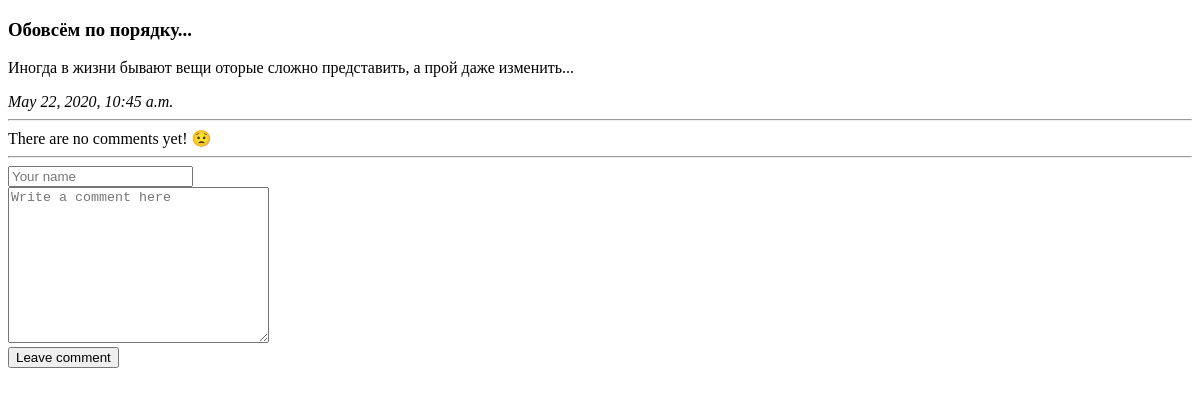
Page /posts/1/ on the earlier database version.
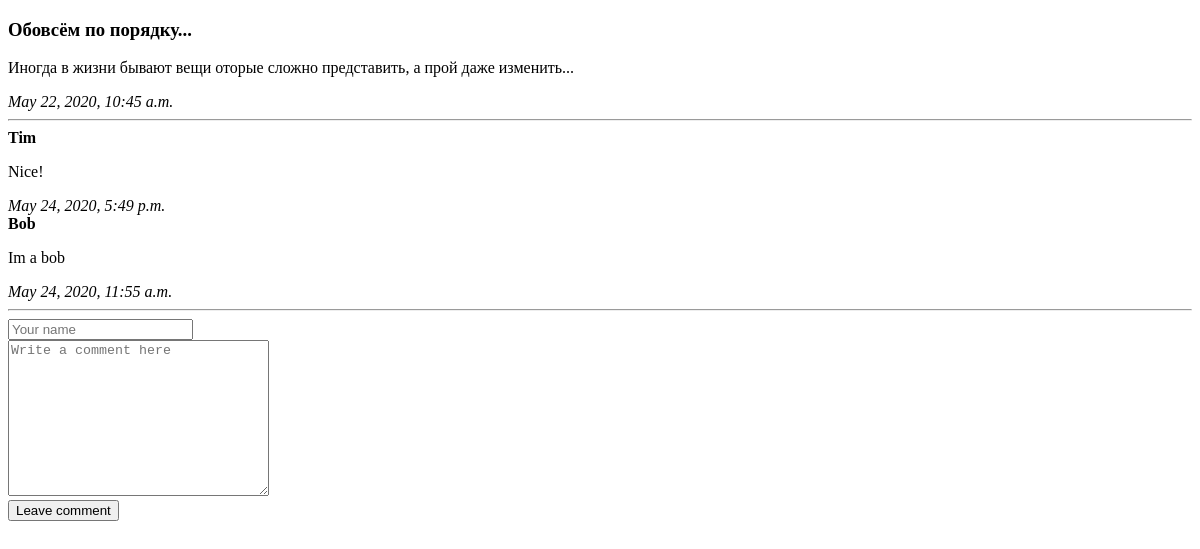
Same page on the later database version.
### postsfeed/apps/posts/models.py (models this page shows, shortened)
class Post(models.Model):
    title = models.CharField('title', max_length = 50)
    content = models.TextField('content')
    post_publication_date = models.DateTimeField('post_publication_date')
    class Meta:
        verbose_name = 'Post'
        verbose_name_plural = 'Posts'

class Comment(models.Model):
    post = models.ForeignKey(Post, on_delete = models.CASCADE)
    author_name = models.CharField('author_name', max_length = 50)
    comment_text = models.CharField('comment_text', max_length = 200)
    comment_publication_date = models.DateTimeField('comment_publication_date', auto_now = True)
    class Meta:
        verbose_name = 'Comment'
        verbose_name_plural = 'Comments'

### postsfeed/apps/posts/views.py (the view)
# urls.py: path('<int:postId>/', views.specifiedPost, name = 'specifiedPost'),
def specifiedPost(request, postId):
    try:
        receivedPost = Post.objects.get(id = postId)
    except:
        raise Http404('Post not found!')
    comments = receivedPost.comment_set.order_by('-id')
    return render(request, 'posts/specifiedPost.html', {
        'post': receivedPost,
        'comments': comments
    })

### postsfeed/templates/posts/specifiedPost.html (shortened to what this page needs)
{% extends 'base.html' %}
{% block content %}
  <h3>{{ post.title }}</h3>
  <p>{{ post.content }}</p>
  <em>{{ post.post_publication_date }}</em>
  <hr>
    {% if comments %}
      {% for comment in comments %}
        <div>
          <b>{{ comment.author_name }}</b>
          <p>{{ comment.comment_text }}</p>
          <em>{{ comment.comment_publication_date }}</em>
        </div>
      {% endfor %}
    {% else %}
      <div>There are no comments yet! 😟</div>
    {% endif %}
  <hr>
  <form action="{% url 'posts:leaveComment' post.id %}" method="POST">
    <input type="text" name="author-name" placeholder="Your name" autocomplete="off" />
    <br>
    <textarea name="comment" placeholder="Write a comment here" cols="30" rows="10"></textarea>
    <br>
    <button type="submit">Leave comment</button>
  </form>
{% endblock %}

### postsfeed/templates/base.html (shortened to what this page needs)
<!DOCTYPE html>
<html lang="en">
<head>
</head>
<body>
  {% block content %}{% endblock %}
</body>
</html>

Differences in the rows shown:
added Comment: author_name "Tim", comment_text "Nice!", comment_publication_date "May 24, 2020, 5:49 p.m."
added Comment: author_name "Bob", comment_text "Im a bob", comment_publication_date "May 24, 2020, 11:55 a.m."
Other differences:
text no longer shown: "There are no comments yet! 😟"
